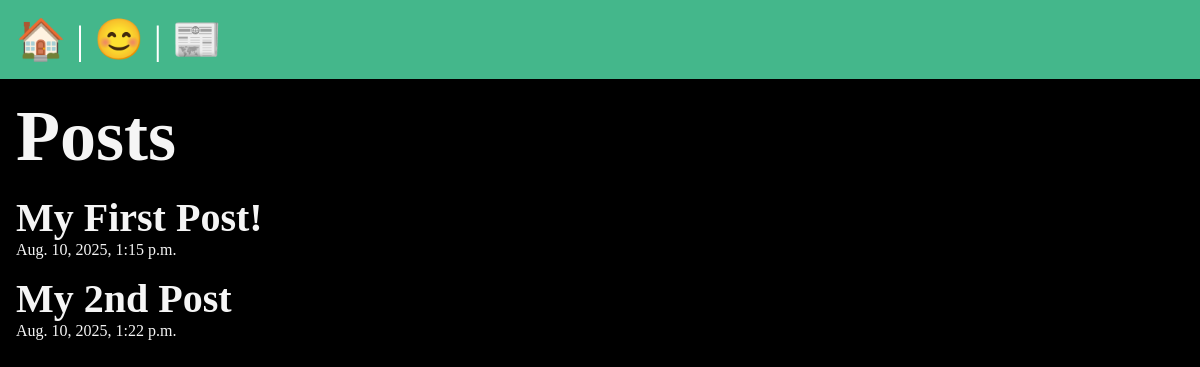
Page /app/ on the earlier database version.
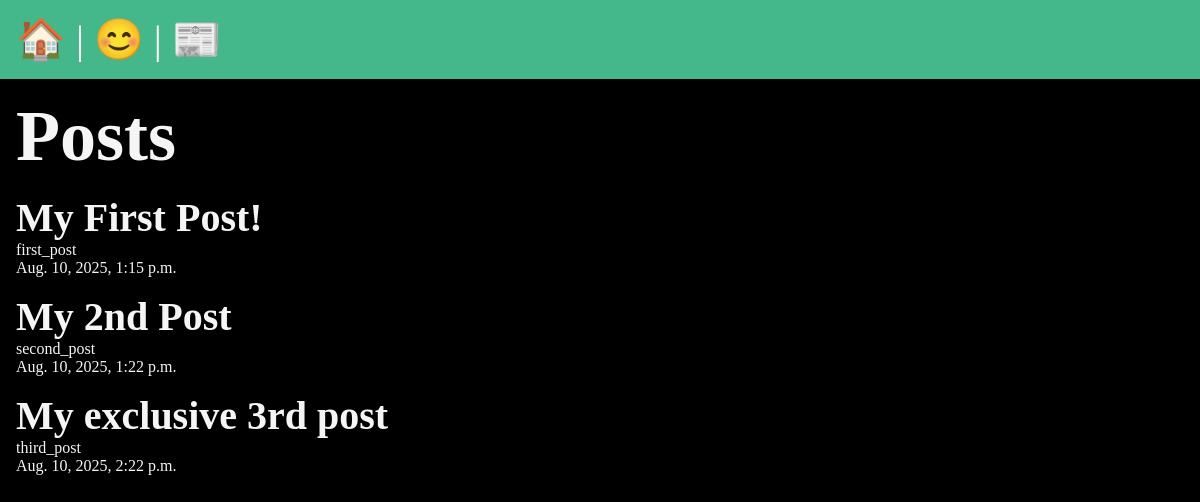
Same page on the later database version.
### app/models.py (models this page shows, shortened)
class Post(models.Model):
    title = models.CharField(max_length= 75)
    body = models.TextField()
    slug = models.SlugField()
    date = models.DateTimeField(auto_now_add=True)

### app/views.py (the view)
# urls.py: path('',views.posts_list,name = "posts"),
def posts_list(request):
    posts = Post.objects.all().order_by('date')
    return render(request,'app/posts_list.html',{'posts': posts})

### app/templates/app/posts_list.html (shortened to what this page needs)
{% extends "layout.html" %}
{% block content %}
    <section>
        <h1>Posts</h1>
    {% for post in posts %}
     <article class = "Post">
        <h2>{{ post.title }}</h2>
        <p>{{ post.slug }}</p>
        <p>{{ post.date }}</p>
     </article>
    {% endfor %}
</section>
{% endblock %}

### templates/layout.html (shortened to what this page needs)
<!DOCTYPE html>
{% load static %}
<html lang="en">
<head>
    <link rel="stylesheet" href="{% static 'css/style.css' %}">
</head>
<body>
    <nav>
        <a href ="/"> 🏠</a> |
        <a href ="/about"> 😊</a> |
        <a href ="/app"> 📰</a>
    </nav>
    <main>
        {% block content %}
        {% endblock %}
    </main>
</body>
</html>

Differences in the rows shown:
changed Post "My First Post!": slug (not shown) → "first_post"
changed Post "My 2nd Post": slug (not shown) → "second_post"
added Post: title "My exclusive 3rd post", slug "third_post", date "Aug. 10, 2025, 2:22 p.m."
